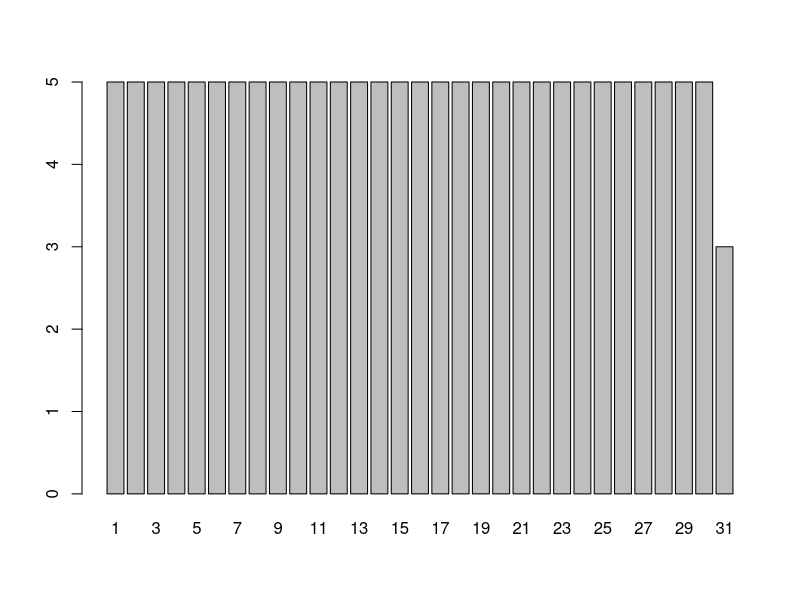
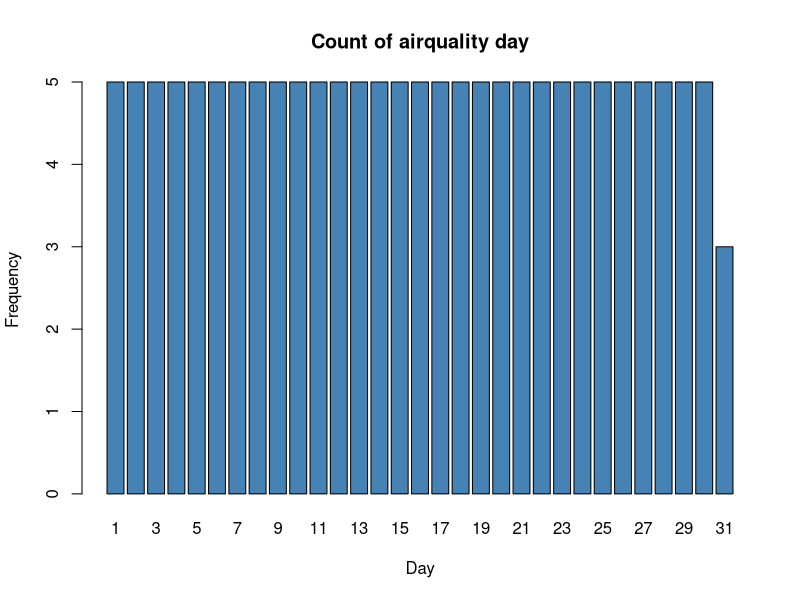
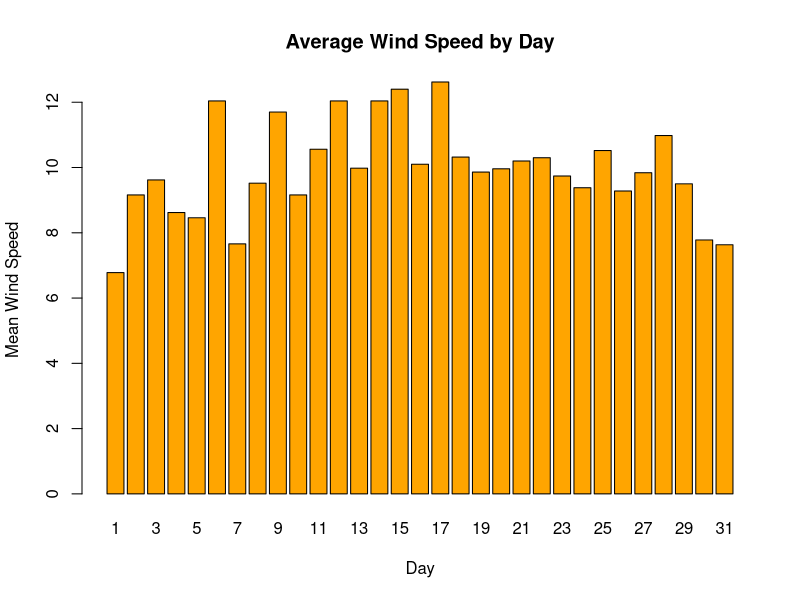
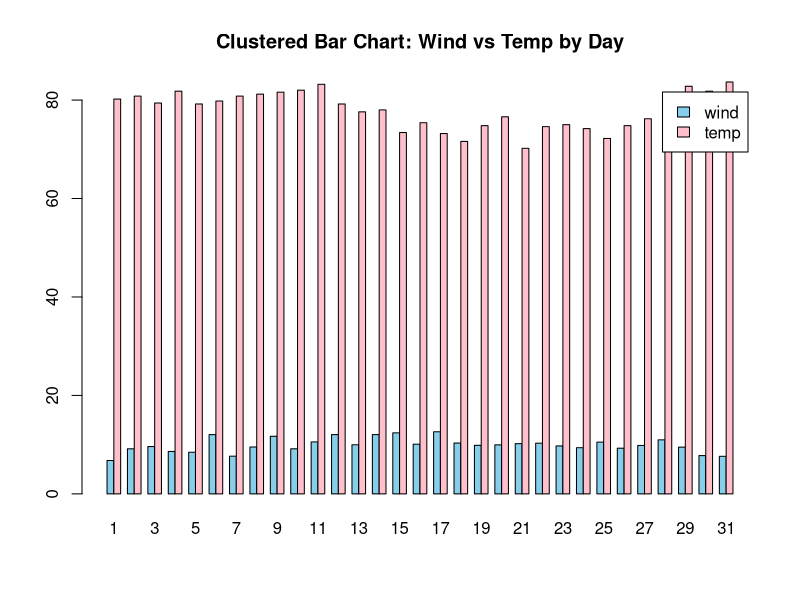
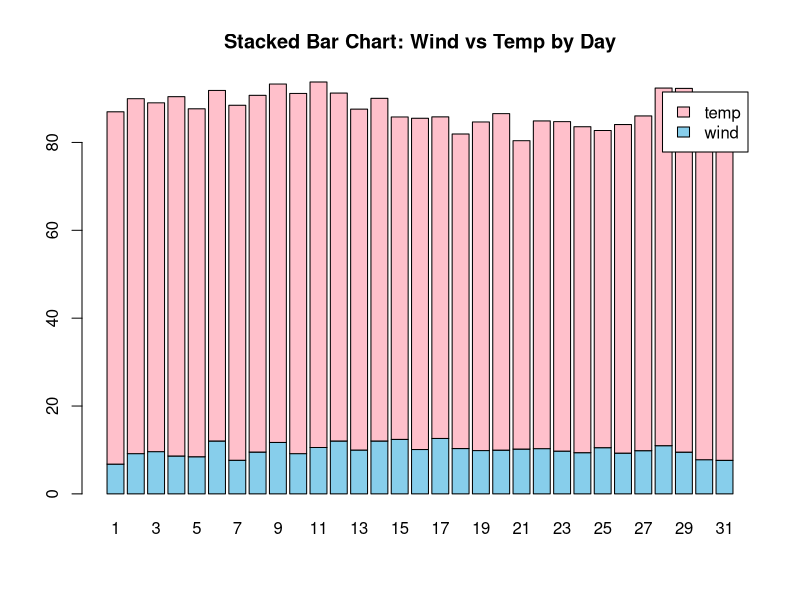
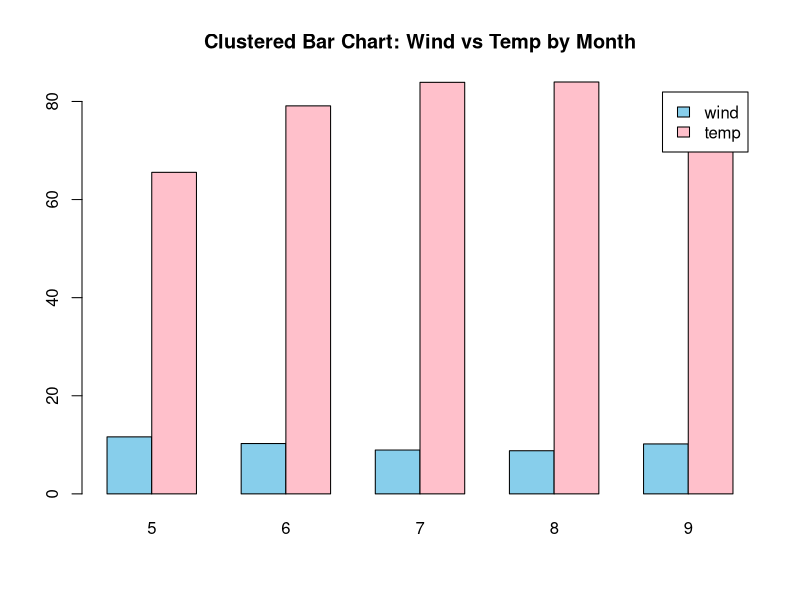
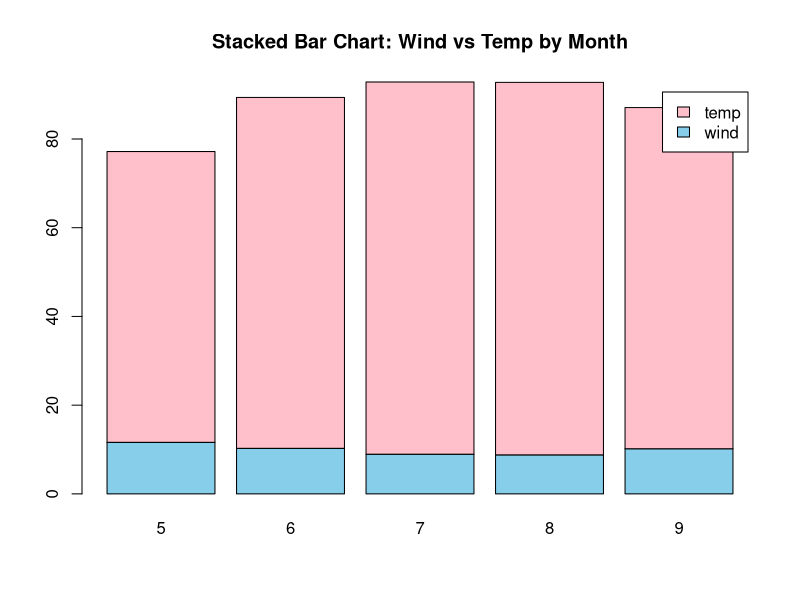

These charts were generated, in order, by the following R code:
#load the dataset
data(airquality)

#inspect the data
?airquality
head(airquality,3)
str(airquality)
class(airquality)

#count of each species and to see data in column "species"
airquality$Day
View(airquality)

#ploting a bar chart
barplot(
  table(airquality$Day)
)

#labeld bar chart
barplot(
  table(airquality$Day),
  main="Count of airquality day",
  xlab = "Day",
  ylab = "Frequency",
  col='steelblue'
)

#bar plot from aggregated data using mean sepal length per species
mean_wind<-tapply(airquality$Wind,airquality$Day,mean)
mean_wind

barplot(
  mean_wind,
  col='orange',
  main="Average Wind Speed by Day",
  xlab="Day",
  ylab="Mean Wind Speed"
)

#grouped bar chart
group_means<-rbind(
  wind=tapply(airquality$Wind,airquality$Day,mean),
  temp=tapply(airquality$Temp,airquality$Day,mean)
)
group_means

barplot(
  group_means,
  beside=TRUE,
  col=c("skyblue","pink"),
  legend.text=TRUE,
  main="Clustered Bar Chart: Wind vs Temp by Day"
)
barplot(
  group_means,
  beside=FALSE,
  col=c("skyblue","pink"),
  legend.text=TRUE,
  main="Stacked Bar Chart: Wind vs Temp by Day",
)

#grouped bar chart
group_means<-rbind(
  wind=tapply(airquality$Wind,airquality$Month,mean),
  temp=tapply(airquality$Temp,airquality$Month,mean)
)
group_means

barplot(
  group_means,
  beside=TRUE,
  col=c("skyblue","pink"),
  legend.text=TRUE,
  main="Clustered Bar Chart: Wind vs Temp by Month"
)
barplot(
  group_means,
  beside=FALSE,
  col=c("skyblue","pink"),
  legend.text=TRUE,
  main="Stacked Bar Chart: Wind vs Temp by Month",
)
